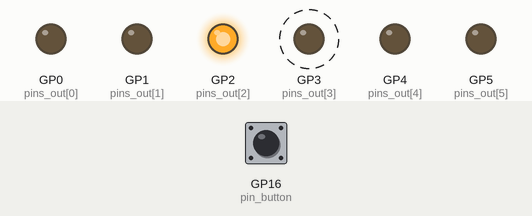
Simulated run of this program. Board: Raspberry Pi Pico running MicroPython. Shown: output pins drawn as LEDs (lit = HIGH). Dashed ring = blinking. The test bench sets the inputs (shaded band); at power-on: GP16 (pin_button) HIGH. A reset restarts the program.

Above: at 0.37 s.
1.3 s: GP16 (pin_button) pulled LOW for 0.15 s
At 1.3 s:
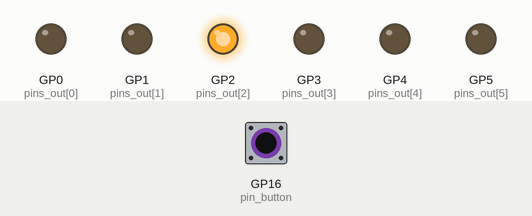
2.9 s: GP16 (pin_button) pulled LOW for 1 s
At 5.8 s:
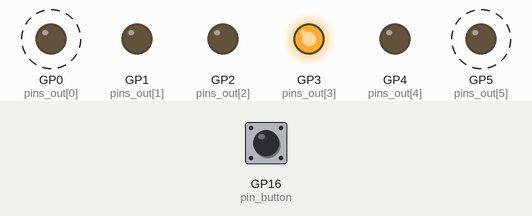
5.9 s: GP16 (pin_button) pulled LOW for 3.2 s
At 6.9 s:
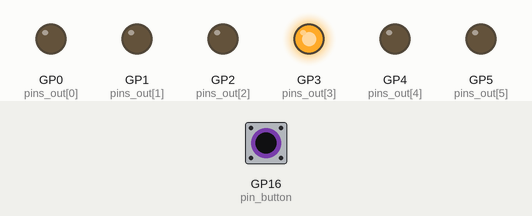
Timing chart, 0 to 8.9 s (numbered marks = the images above; inputs shaded):
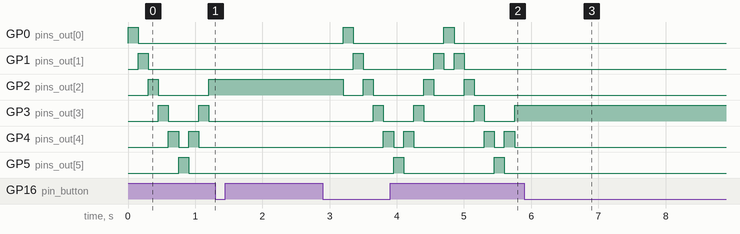

The program:

reaction_game.py
```python
import machine
import utime


# Configuration Constants
LED_JUMP_TIME = 0.15 # in seconds
TIME_DECREMENT = 0.05 # in seconds
DEBOUNCE_TIME = 150 # in ms

# Initialization
pins_out = [machine.Pin(i, machine.Pin.OUT) for i in range(6)]
full_sequence = pins_out + list(reversed(pins_out[1:-1]))
pin_button = machine.Pin(16, machine.Pin.IN)
button_pressed = False
last_interrupt_time = utime.ticks_add(utime.ticks_ms(), DEBOUNCE_TIME)

def is_valid_press():
    """Check if the button press is valid (debounce)."""
    global last_interrupt_time
    current_time = utime.ticks_ms()
    if utime.ticks_diff(current_time, last_interrupt_time) < DEBOUNCE_TIME:
        return False
    last_interrupt_time = current_time
    return True

def button_isr(pin):
    """Interrupt service routine for the button."""
    global button_pressed
    if not button_pressed and is_valid_press():
        button_pressed = True


pin_button.irq(trigger=machine.Pin.IRQ_FALLING, handler=button_isr)


def initialize_round():
    """Reset game state for a new round."""
    global frozen_pins, target_pin, won_round
    frozen_pins = [False for _ in range(len(pins_out))]
    target_pin = 0
    won_round = False
    off_leds()

def off_leds():
    """Turn off all LEDs."""
    for pin in pins_out:
        pin.off()

def won_animation():
    """Display a winning animation using LEDs."""
    for pin in pins_out:
        pin.on()
    utime.sleep(1)
    global button_pressed
    button_pressed = False
    alternate = False
    while not button_pressed:
        for index, pin in enumerate(pins_out):
            if (index % 2 == 0) == alternate:
                pin.on()
            else:
                pin.off()
        alternate = not alternate
        utime.sleep(0.5)


def game_logic(index):
    """Implement game's core logic for button presses."""
    global button_pressed, won_round, target_pin, sleep_time
    if not button_pressed:
        return False

    if won_round:
        sleep_time -= TIME_DECREMENT
        initialize_round()
    elif target_pin == index:
        frozen_pins[index] = True
        target_pin += 1
        if target_pin >= len(pins_out) - 1:
            won_round = True
            if sleep_time - TIME_DECREMENT < TIME_DECREMENT:
                won_animation()
                machine.soft_reset()
    else:
        button_pressed = False
        while(not button_pressed):
            pass
        machine.soft_reset()

    button_pressed = False
    return True


def main_game_loop():
    """Main game loop."""
    global sleep_time
    sleep_time = LED_JUMP_TIME
    initialize_round()
    while True:
        for index, pin in enumerate(full_sequence):
            if index >= len(pins_out):
                index = 2 * len(pins_out) - index - 2

            if not frozen_pins[index]:
                pin.on()
                utime.sleep(sleep_time)
                if (not game_logic(index)):
                    pin.off()

if __name__ == '__main__':
    main_game_loop()
```

Measured:
- after the input at 1.3 s, GP0 (pins_out[0]): stays LOW (without the input it goes to HIGH after 0.20 s); GP1 (pins_out[1]), GP3 (pins_out[3]), GP4 (pins_out[4]): stops changing and stays LOW; GP2 (pins_out[2]): stops changing and stays HIGH; GP5 (pins_out[5]): stays LOW (without the input it goes to HIGH after 0.95 s)
- after the input at 2.9 s, GP0 (pins_out[0]): alternates HIGH for 0.15 s and LOW for 1.4 s, starting after 0.30 s; GP1 (pins_out[1]): goes HIGH 0.15 s, LOW 1.1 s, HIGH 0.15 s, LOW 0.15 s, HIGH 0.15 s, then LOW, starting after 0.45 s
- after the input at 5.9 s, GP0 (pins_out[0]), GP1 (pins_out[1]), GP2 (pins_out[2]), GP4 (pins_out[4]), GP5 (pins_out[5]): stops changing and stays LOW; GP3 (pins_out[3]): stops changing and stays HIGH
- by itself, GP3 (pins_out[3]): alternates HIGH for 0.15 s and LOW for 0.45 s
- by itself, GP4 (pins_out[4]): alternates HIGH for 0.15 s and LOW for 0.15 s
